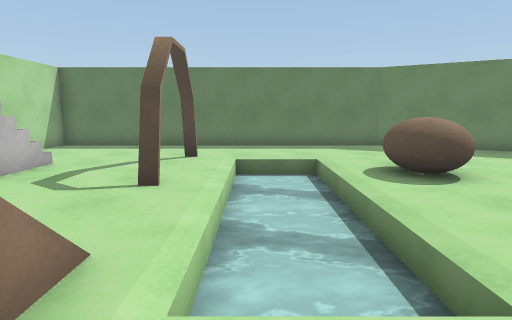
View 1 (above)

12 first-person views from a walk through a 3-D level made in the Unity game engine. The camera is 1.3 m above the floor, tilts 8° down and sees 75° across. The floor is counted in squares, 1 m on a side. Each view is taken from the middle of a square. On the plan, view 1 faces up. The plan holds only what a view shows up to about 14 squares ahead; the rest is blank. The player is left out. Surface patterns are stand-ins for the level's own textures.

View 2
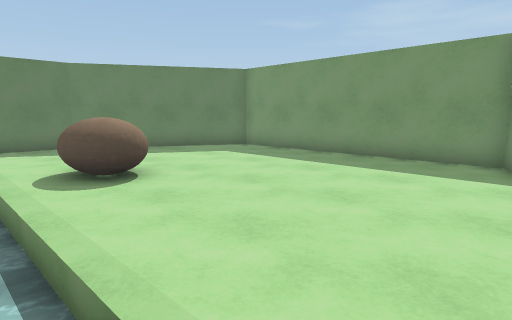

View 3
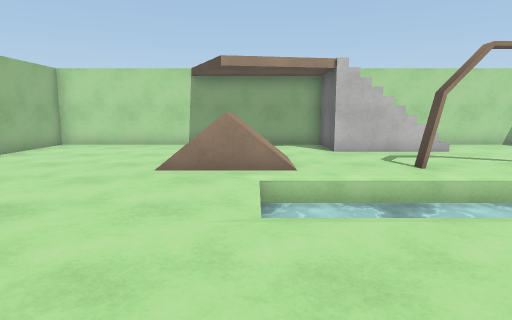

View 4
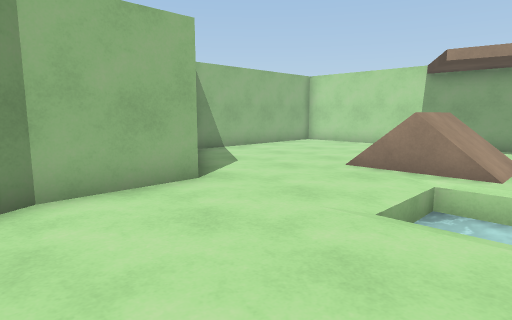

View 5
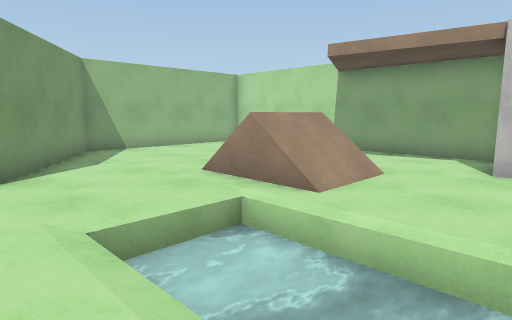

View 6
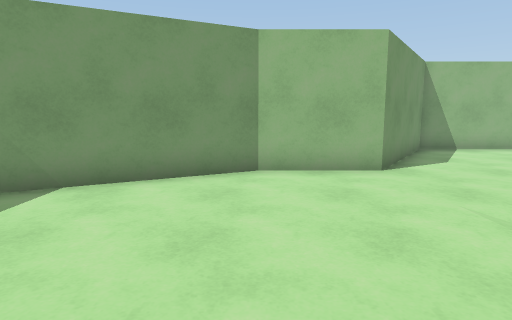

View 7
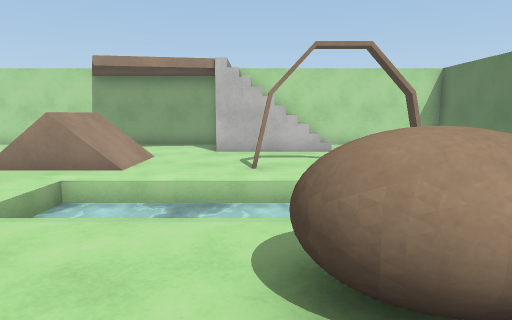

View 8
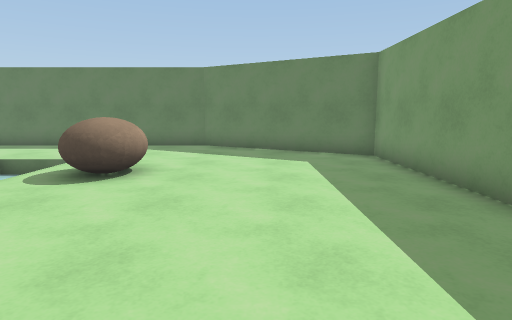

View 9
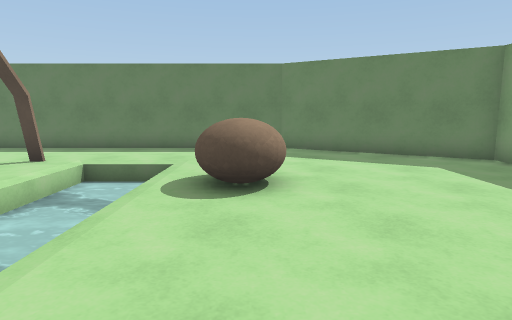

View 10
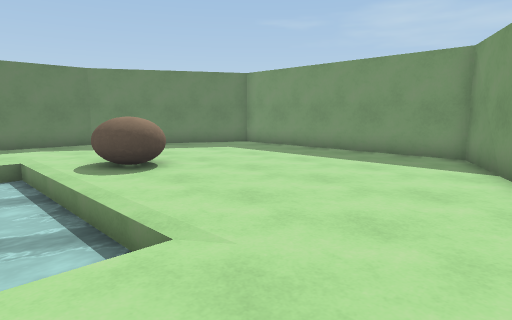

View 11
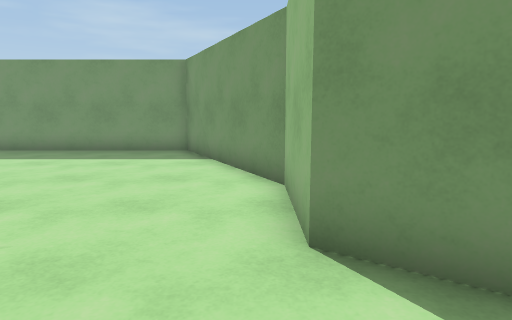

View 12
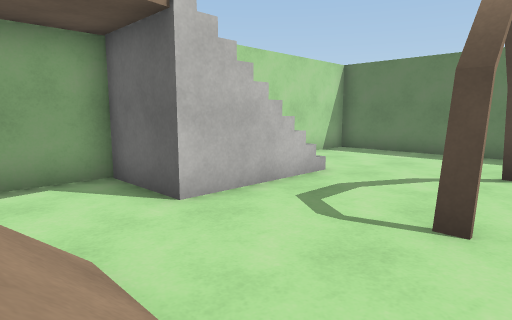

### Floor plan
Key: @ floor where view 1 was taken; # wall or solid block; . floor; / step, stairs or slope; = window, fence, low wall or low ledge; ≈ water the walk keeps out of; ^ raised ledge; v drop or lower ground.
Columns run from 8 left of view 1 to 11 right of it. Each row starts with its distance up from view 1.
 14 ###############
 13 #.............##
 12 #..............###
 11 #................###
 10 #.....#.≈≈.........#
  9 #.......≈≈≈........#
  8 # /=....≈≈≈^^......#
  7 #  v....≈≈≈^^......#
  6 =  v..#.≈≈≈.=......#
  5  //#....≈≈≈........#
  4 #.......≈≈≈........#
  3 #...///.≈≈≈........#
  2 #...///.≈≈.........#
  1 #.  ///...........##
  0 #     /.@.......###
 -1 #.............###
 -2 #.........#####
 -3 #........##
 -4 #.......##
 -5 #.......#
 -6 #########

Where each view was taken, in squares from view 1:
view 1: 0 up, 0 right, facing up
view 2: 0 up, 1 right, facing up-right
view 3: 2 up, 6 right, facing left
view 4: 4 up, 6 right, facing down-left
view 5: 6 up, 3 right, facing down-left
view 6: 6 up, 5 right, facing down
view 7: 6 up, 6 right, facing left
view 8: 0 up, 7 right, facing up
view 9: 1 up, 4 right, facing up
view 10: 1 down, 0 right, facing up-right
view 11: 1 down, 1 left, facing right
view 12: 2 up, 1 left, facing up-left
